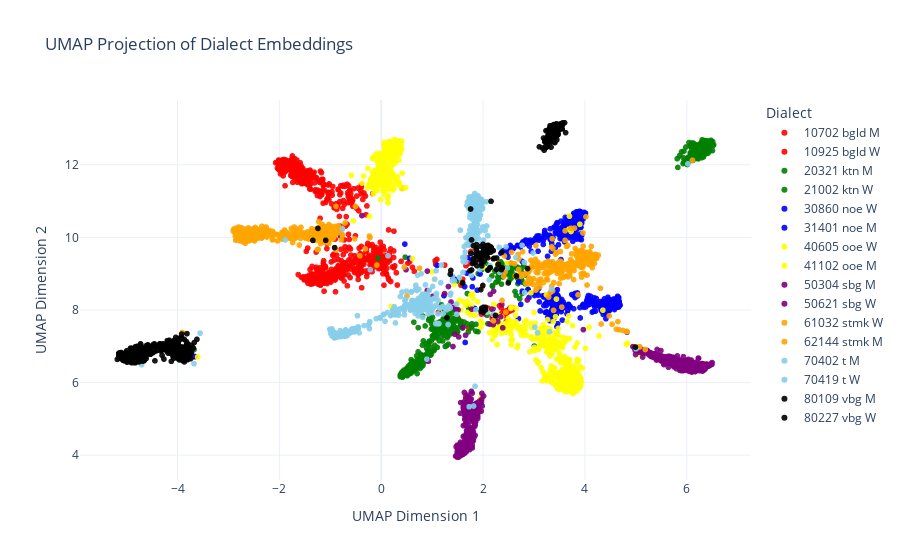

Notebook cell for this chart:
### Code cell
import plotly.express as px
import pandas as pd

# Convert 'ids' to categorical for distinct color mapping
df = pd.DataFrame({
    'UMAP_1': embedding_2d[:, 0],
    'UMAP_2': embedding_2d[:, 1],
    'Dialect': ids.astype(str)  # Convert to string to ensure discrete color mapping
})


# Create the interactive scatter plot with the color mapping
fig = px.scatter(
    df,
    x='UMAP_1',
    y='UMAP_2',
    color='Dialect',  # Color points by dialect (discrete values)
    title="UMAP Projection of Dialect Embeddings",
    labels={'UMAP_1': 'UMAP Dimension 1', 'UMAP_2': 'UMAP Dimension 2'},
    template='plotly_white',
    category_orders={'Dialect': sorted(df['Dialect'].unique())},  # Ensure consistent ordering of dialects
    color_discrete_map=color_mapping  # Use the color mapping for discrete colors
)

# Customize marker size and transparency
fig.update_traces(marker=dict(size=6, opacity=0.9))
fig.update_layout(legend_title_text='Dialect')

# Start with all traces unchecked
# fig.for_each_trace(lambda trace: trace.update(visible='legendonly'))
# Show the interactive plot
fig.show()

### Figure 1 — Plotly figure (JSON) as saved in the notebook; plotly's stock layout.template omitted (floating-point values rounded to 4 significant figures; data arrays with more than 128 entries replaced by an {"elided": "..."} marker saying what was removed)
{"data": [{"hovertemplate": "Dialect=10702 bgld M<br>UMAP Dimension 1=%{x}<br>UMAP Dimension 2=%{y}<extra></extra>", "legendgroup": "10702 bgld M", "marker": {"color": "red", "opacity": 0.9, "size": 6, "symbol": "circle"}, "mode": "markers", "name": "10702 bgld M", "showlegend": true, "type": "scattergl", "x": {"elided": "374 float values"}, "xaxis": "x", "y": {"elided": "374 float values"}, "yaxis": "y"}, {"hovertemplate": "Dialect=10925 bgld W<br>UMAP Dimension 1=%{x}<br>UMAP Dimension 2=%{y}<extra></extra>", "legendgroup": "10925 bgld W", "marker": {"color": "red", "opacity": 0.9, "size": 6, "symbol": "circle"}, "mode": "markers", "name": "10925 bgld W", "showlegend": true, "type": "scattergl", "x": {"elided": "449 float values"}, "xaxis": "x", "y": {"elided": "449 float values"}, "yaxis": "y"}, {"hovertemplate": "Dialect=20321 ktn M<br>UMAP Dimension 1=%{x}<br>UMAP Dimension 2=%{y}<extra></extra>", "legendgroup": "20321 ktn M", "marker": {"color": "green", "opacity": 0.9, "size": 6, "symbol": "circle"}, "mode": "markers", "name": "20321 ktn M", "showlegend": true, "type": "scattergl", "x": {"elided": "319 float values"}, "xaxis": "x", "y": {"elided": "319 float values"}, "yaxis": "y"}, {"hovertemplate": "Dialect=21002 ktn W<br>UMAP Dimension 1=%{x}<br>UMAP Dimension 2=%{y}<extra></extra>", "legendgroup": "21002 ktn W", "marker": {"color": "green", "opacity": 0.9, "size": 6, "symbol": "circle"}, "mode": "markers", "name": "21002 ktn W", "showlegend": true, "type": "scattergl", "x": {"elided": "370 float values"}, "xaxis": "x", "y": {"elided": "370 float values"}, "yaxis": "y"}, {"hovertemplate": "Dialect=30860 noe W<br>UMAP Dimension 1=%{x}<br>UMAP Dimension 2=%{y}<extra></extra>", "legendgroup": "30860 noe W", "marker": {"color": "blue", "opacity": 0.9, "size": 6, "symbol": "circle"}, "mode": "markers", "name": "30860 noe W", "showlegend": true, "type": "scattergl", "x": {"elided": "312 float values"}, "xaxis": "x", "y": {"elided": "312 float values"}, "yaxis": "y"}, {"hovertemplate": "Dialect=31401 noe M<br>UMAP Dimension 1=%{x}<br>UMAP Dimension 2=%{y}<extra></extra>", "legendgroup": "31401 noe M", "marker": {"color": "blue", "opacity": 0.9, "size": 6, "symbol": "circle"}, "mode": "markers", "name": "31401 noe M", "showlegend": true, "type": "scattergl", "x": {"elided": "303 float values"}, "xaxis": "x", "y": {"elided": "303 float values"}, "yaxis": "y"}, {"hovertemplate": "Dialect=40605 ooe W<br>UMAP Dimension 1=%{x}<br>UMAP Dimension 2=%{y}<extra></extra>", "legendgroup": "40605 ooe W", "marker": {"color": "yellow", "opacity": 0.9, "size": 6, "symbol": "circle"}, "mode": "markers", "name": "40605 ooe W", "showlegend": true, "type": "scattergl", "x": {"elided": "491 float values"}, "xaxis": "x", "y": {"elided": "491 float values"}, "yaxis": "y"}, {"hovertemplate": "Dialect=41102 ooe M<br>UMAP Dimension 1=%{x}<br>UMAP Dimension 2=%{y}<extra></extra>", "legendgroup": "41102 ooe M", "marker": {"color": "yellow", "opacity": 0.9, "size": 6, "symbol": "circle"}, "mode": "markers", "name": "41102 ooe M", "showlegend": true, "type": "scattergl", "x": {"elided": "380 float values"}, "xaxis": "x", "y": {"elided": "380 float values"}, "yaxis": "y"}, {"hovertemplate": "Dialect=50304 sbg M<br>UMAP Dimension 1=%{x}<br>UMAP Dimension 2=%{y}<extra></extra>", "legendgroup": "50304 sbg M", "marker": {"color": "purple", "opacity": 0.9, "size": 6, "symbol": "circle"}, "mode": "markers", "name": "50304 sbg M", "showlegend": true, "type": "scattergl", "x": {"elided": "339 float values"}, "xaxis": "x", "y": {"elided": "339 float values"}, "yaxis": "y"}, {"hovertemplate": "Dialect=50621 sbg W<br>UMAP Dimension 1=%{x}<br>UMAP Dimension 2=%{y}<extra></extra>", "legendgroup": "50621 sbg W", "marker": {"color": "purple", "opacity": 0.9, "size": 6, "symbol": "circle"}, "mode": "markers", "name": "50621 sbg W", "showlegend": true, "type": "scattergl", "x": {"elided": "362 float values"}, "xaxis": "x", "y": {"elided": "362 float values"}, "yaxis": "y"}, {"hovertemplate": "Dialect=61032 stmk W<br>UMAP Dimension 1=%{x}<br>UMAP Dimension 2=%{y}<extra></extra>", "legendgroup": "61032 stmk W", "marker": {"color": "orange", "opacity": 0.9, "size": 6, "symbol": "circle"}, "mode": "markers", "name": "61032 stmk W", "showlegend": true, "type": "scattergl", "x": {"elided": "412 float values"}, "xaxis": "x", "y": {"elided": "412 float values"}, "yaxis": "y"}, {"hovertemplate": "Dialect=62144 stmk M<br>UMAP Dimension 1=%{x}<br>UMAP Dimension 2=%{y}<extra></extra>", "legendgroup": "62144 stmk M", "marker": {"color": "orange", "opacity": 0.9, "size": 6, "symbol": "circle"}, "mode": "markers", "name": "62144 stmk M", "showlegend": true, "type": "scattergl", "x": {"elided": "298 float values"}, "xaxis": "x", "y": {"elided": "298 float values"}, "yaxis": "y"}, {"hovertemplate": "Dialect=70402 t M<br>UMAP Dimension 1=%{x}<br>UMAP Dimension 2=%{y}<extra></extra>", "legendgroup": "70402 t M", "marker": {"color": "skyblue", "opacity": 0.9, "size": 6, "symbol": "circle"}, "mode": "markers", "name": "70402 t M", "showlegend": true, "type": "scattergl", "x": {"elided": "280 float values"}, "xaxis": "x", "y": {"elided": "280 float values"}, "yaxis": "y"}, {"hovertemplate": "Dialect=70419 t W<br>UMAP Dimension 1=%{x}<br>UMAP Dimension 2=%{y}<extra></extra>", "legendgroup": "70419 t W", "marker": {"color": "skyblue", "opacity": 0.9, "size": 6, "symbol": "circle"}, "mode": "markers", "name": "70419 t W", "showlegend": true, "type": "scattergl", "x": {"elided": "327 float values"}, "xaxis": "x", "y": {"elided": "327 float values"}, "yaxis": "y"}, {"hovertemplate": "Dialect=80109 vbg M<br>UMAP Dimension 1=%{x}<br>UMAP Dimension 2=%{y}<extra></extra>", "legendgroup": "80109 vbg M", "marker": {"color": "black", "opacity": 0.9, "size": 6, "symbol": "circle"}, "mode": "markers", "name": "80109 vbg M", "showlegend": true, "type": "scattergl", "x": {"elided": "287 float values"}, "xaxis": "x", "y": {"elided": "287 float values"}, "yaxis": "y"}, {"hovertemplate": "Dialect=80227 vbg W<br>UMAP Dimension 1=%{x}<br>UMAP Dimension 2=%{y}<extra></extra>", "legendgroup": "80227 vbg W", "marker": {"color": "black", "opacity": 0.9, "size": 6, "symbol": "circle"}, "mode": "markers", "name": "80227 vbg W", "showlegend": true, "type": "scattergl", "x": {"elided": "425 float values"}, "xaxis": "x", "y": {"elided": "425 float values"}, "yaxis": "y"}], "layout": {"legend": {"title": {"text": "Dialect"}, "tracegroupgap": 0}, "title": {"text": "UMAP Projection of Dialect Embeddings"}, "xaxis": {"anchor": "y", "domain": [0, 1], "title": {"text": "UMAP Dimension 1"}}, "yaxis": {"anchor": "x", "domain": [0, 1], "title": {"text": "UMAP Dimension 2"}}}}
